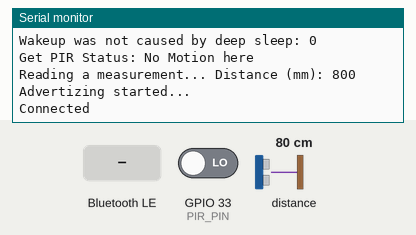
This sketch was run on a simulated ESP32. Shown: the last lines printed to the serial monitor. Inputs (shaded band) come from the test bench; at power-on: GPIO 33 (PIR_PIN) LOW, distance to the obstacle 80 cm. Nothing arrives over Bluetooth unless stated; a phone connects over Bluetooth LE 3 s after start.

Above: at 10.7 s.
10.8 s: Bluetooth LE write "WRT" received
At 11.2 s:
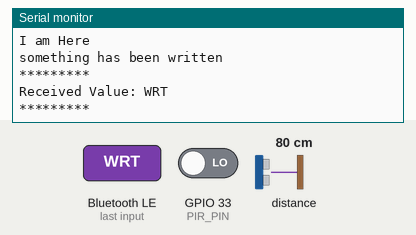
12.3 s: Bluetooth LE write "1" received
At 13.5 s:
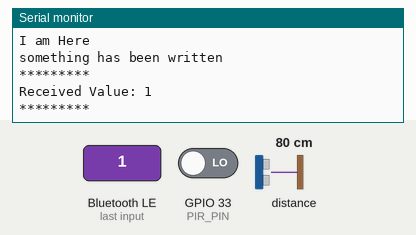

The sketch:

TABLE_SENSOR_LIDAR.ino
```cpp
#include "sys/time.h"
#include "BLEDevice.h"
#include "BLEServer.h"
#include "BLEUtils.h"
#include "esp_sleep.h"
#include "esp_bt_device.h"
#include "Adafruit_VL53L0X.h"

int GPIO_DEEP_SLEEP_DURATION = 10;  // sleep 10 seconds and then wake up
RTC_DATA_ATTR static int working_mode;
RTC_DATA_ATTR static bool initialized;
int loop_counter = 0;
long duration; // variable for the duration of sound wave travel
int distance; // variable for the distance measurement

//BLE SETTINGS
#define SERVICE_UUID        "4fafc201-1fb5-459e-8fcc-c5c9c331914b"
#define CHARACTERISTIC_UUID "beb5483e-36e1-4688-b7f5-ea07361b26a8"
#define PIR_PIN 33

Adafruit_VL53L0X lox = Adafruit_VL53L0X();

bool deviceConnected = false;
bool oldDeviceConnected = false;

BLEServer *pServer = NULL;
BLECharacteristic *pCharacteristic;
BLEService *pService;
BLEAdvertising *pAdvertising;

//Get if a Device is connected via BLE
class MyServerCallbacks: public BLEServerCallbacks {
    void onConnect(BLEServer* pServer) {
      Serial.println("Connected");
      deviceConnected = true;
    };

    void onDisconnect(BLEServer* pServer) {
      Serial.println("Disconnected");
      deviceConnected = false;
    }
};

//Service Characteric for Writing Data
class MyCallbacks: public BLECharacteristicCallbacks {
    void onWrite(BLECharacteristic *pCharacteristic) {
      Serial.println("I am Here");
      std::string rxValue = pCharacteristic->getValue();
      Serial.println("something has been written");

       if(rxValue.length() == 4){

          std::string code;
          code.append(1,rxValue[0]);
          code.append(1,rxValue[1]);
          code.append(1,rxValue[2]);

          //Pseudo Pasword for Writing
          if (code == "WRT"){

            Serial.println("AUTH SUCCESSFULL");
            working_mode = rxValue[3];

          }
       }

      if (rxValue.length() > 0) {
        Serial.println("*********");
        Serial.print("Received Value: ");
        for (int i = 0; i < rxValue.length(); i++)
          Serial.print(rxValue[i]);

        Serial.println();
        Serial.println("*********");
      }
    }
};


//####################################################################################################################################
//Sensor Methods
//####################################################################################################################################
int get_distance(){

  VL53L0X_RangingMeasurementData_t measure;

  Serial.print("Reading a measurement... ");
  lox.rangingTest(&measure, false); // pass in 'true' to get debug data printout!

  if (measure.RangeStatus != 4) {  // phase failures have incorrect data
    Serial.print("Distance (mm): "); Serial.println(measure.RangeMilliMeter);
    distance = measure.RangeMilliMeter / 10;
    if (distance > 70){
      distance = 0;
    }
  } else {
    Serial.println(" out of range ");
    distance = 0;
  }

  return distance;
}


bool get_pir(){

  Serial.print("Get PIR Status: ");
  pinMode(PIR_PIN,INPUT);
  int pir_status = 0;


  for (int i=0; i<10;i++){
    pir_status = digitalRead(PIR_PIN);
    delay(200);
    if (pir_status == HIGH){
      break;
    }
  }

  if(pir_status == HIGH){
    Serial.println("Motion Detected");
    return true;
  }
  else{
    Serial.println("No Motion here");
    return false;
  }

}


bool get_trigger_status (){
  esp_sleep_wakeup_cause_t wakeup_reason;

  wakeup_reason = esp_sleep_get_wakeup_cause();

  switch(wakeup_reason)
  {
    case ESP_SLEEP_WAKEUP_EXT0 : Serial.println("Wakeup caused by external signal using RTC_IO"); return true; break;
    case ESP_SLEEP_WAKEUP_EXT1 : Serial.println("Wakeup caused by external signal using RTC_CNTL"); break;
    case ESP_SLEEP_WAKEUP_TIMER : Serial.println("Wakeup caused by timer"); break;
    case ESP_SLEEP_WAKEUP_TOUCHPAD : Serial.println("Wakeup caused by touchpad"); break;
    case ESP_SLEEP_WAKEUP_ULP : Serial.println("Wakeup caused by ULP program"); break;
    default : Serial.printf("Wakeup was not caused by deep sleep: %d\n",wakeup_reason); break;
  }
  return false;
}


int get_battery(){

  return 101; //101% = Powerplugged

}


void setBeacon() {

  char beacon_data[22];
  uint16_t beconUUID = 0xFEAA;

  BLEAdvertisementData oAdvertisementData = BLEAdvertisementData();

  oAdvertisementData.setFlags(0x06); // GENERAL_DISC_MODE 0x02 | BR_EDR_NOT_SUPPORTED 0x04
  oAdvertisementData.setCompleteServices(BLEUUID(beconUUID));

  //Get Sensor-Data
  bool trigger_status = get_trigger_status();
  bool used_status = false;
  char sensor_type = 'T'; //TABLE
  char temp_prefix = '+';
  bool pir_status = get_pir();
  int distance = get_distance();
  int perc_battery = get_battery();

  if ( ((distance <= 70)&&(distance>0) ) && (pir_status == true)){
    used_status = true;
  }

  //Set Eddystone Beacon
  beacon_data[0] = 0x20;  // Eddystone Frame Type (Unencrypted Eddystone-TLM)
  beacon_data[1] = 0x00;  // TLM version
  beacon_data[2] = working_mode;  //
  beacon_data[3] = sensor_type; // 'T' for Table
  beacon_data[4] =  used_status;    //
  beacon_data[5] =  trigger_status;
  beacon_data[6] = false;  //
  beacon_data[7] = false;  //
  beacon_data[8] = distance;
  beacon_data[9] = false;
  beacon_data[10] = false;
  beacon_data[11] = false;
  beacon_data[12] = false;
  beacon_data[13] = perc_battery;

  oAdvertisementData.setServiceData(BLEUUID(beconUUID), std::string(beacon_data, 14));

  pAdvertising->setScanResponseData(oAdvertisementData);

}

//Get Working Mode and set duration for Deep Sleep
int get_deep_sleep_duration(int wm){

  if (wm == 1){
      Serial.println("Set Sleep for 300 Seconds (5 Minutes)");
      return 300;
  }
  if (wm == 2){
      Serial.println("Set Sleep for 60 Seconds (1 Minute)");
    return 60;

  }
  Serial.println("Set Sleep for 3600 Seconds (1 Hour)");
  return 3600;
}


//##########################


void printBLEAdress() {

  const uint8_t* point = esp_bt_dev_get_address();

  for (int i = 0; i < 6; i++) {

    char str[3];

    sprintf(str, "%02X", (int)point[i]);
    Serial.print(str);

    if (i < 5){
      Serial.print(":");
    }

  }

  Serial.println();
}


//#############################

void setup() {


  Serial.begin(115200);


  if (!initialized){
    Serial.printf("Initialized: %d\n",initialized);
    initialized = true;
    working_mode = 1;
  }

   if (!lox.begin()) {
    Serial.println(F("Failed to boot VL53L0X"));
   }
   else{
    lox.configSensor(Adafruit_VL53L0X::VL53L0X_SENSE_HIGH_SPEED);
   }

  Serial.printf("Initialized: %d\n",initialized);
  Serial.printf("Working_mode: %d\n",working_mode);

  GPIO_DEEP_SLEEP_DURATION = get_deep_sleep_duration(working_mode);
  esp_sleep_enable_ext0_wakeup(GPIO_NUM_33,1); //1 = High, 0 = Low


  // Create the BLE Device
  BLEDevice::init("SEDUS-TABLE");
  // Create the BLE Server
  pServer = BLEDevice::createServer();

  //for Serial-Log and identification of ESP-Board over BLE
  Serial.print("MY BLE-ADRESS IS: ");
  printBLEAdress();

  pService = pServer->createService(SERVICE_UUID);

  pCharacteristic = pService->createCharacteristic(
                                         CHARACTERISTIC_UUID,
                                         BLECharacteristic::PROPERTY_READ |
                                         BLECharacteristic::PROPERTY_WRITE
                                       );

   pServer->setCallbacks(new MyServerCallbacks());
   pCharacteristic->setCallbacks(new MyCallbacks());

  pCharacteristic->setValue("Start");

  pAdvertising = pServer->getAdvertising();

  //Get Sensordata and set it in Eddystone Beacon
  setBeacon();

  //start BLE-Services
  pService->start();
   // Start advertising
  pAdvertising->start();
  Serial.println("Advertizing started...");
  //advertise for  7.5 Seconds
  delay(7500);

  //check if edge-device is connected
  if (deviceConnected == false){
  Serial.printf("enter deep sleep startup\n");
  esp_deep_sleep(1000000ULL * GPIO_DEEP_SLEEP_DURATION);
  Serial.printf("in deep sleep\n");
  }
}

void loop() {

 delay(2000);
 loop_counter++;

 if(!deviceConnected || loop_counter>20){
  Serial.printf("enter deep sleep loop\n");
  esp_deep_sleep(1000000ULL * GPIO_DEEP_SLEEP_DURATION);
 }

}
```

Measured:
- after the input at 10.8 s, the serial monitor: prints a new line at once (image 1)
- after the input at 12.3 s, the serial monitor: prints a new line at once (image 2)
